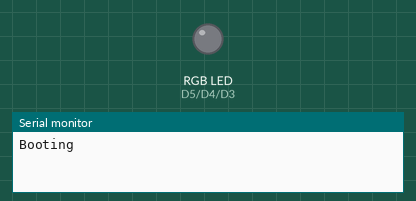
Simulated run of this sketch. Board: ESP8266 (NodeMCU). On the bench: an RGB LED mixed from three pins (HIGH = lit), the last lines printed to the serial monitor. WiFi joins after 1.5 s; servers stay silent unless stated.

Above: at 0.1 s.
At 1.6 s:
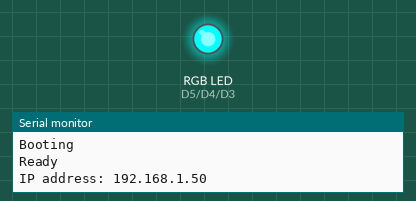
Timing chart, 0 to 3.1 s (numbered marks = the images above):
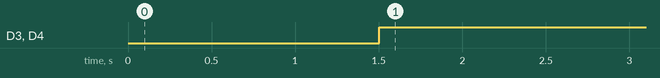

Measured:
- by itself, D3 (BLUE_PIN), D4 (GREEN_PIN): LOW → HIGH at 1.5 s

The sketch:

LedOTA1.ino
```cpp
#include <ESP8266WiFi.h>
#include <ESP8266mDNS.h>
#include <WiFiUdp.h>
#include <ArduinoOTA.h>

#ifndef STASSID
#define STASSID "R&D-LABS"
#define STAPSK  "12345678"
#endif

const char* ssid = STASSID;
const char* password = STAPSK;
const int RED_PIN = D5;             //Connecting red pin of the RGB led on digital pin
const int GREEN_PIN = D4;           //Connecting green pin of the RGB led on digital pin
const int BLUE_PIN = D3;            //Connecting blue pin of the RGB led on digital pin

void setup() {
  pinMode(RED_PIN, OUTPUT);        //Declaring it as the output pin
  pinMode(GREEN_PIN, OUTPUT);        //Declaring it as the output pin
  pinMode(BLUE_PIN, OUTPUT);         //Declaring it as the output pin

  Serial.begin(115200);               //From here to line 80 - helps in ota connection
  Serial.println("Booting");
  WiFi.mode(WIFI_STA);
  WiFi.begin(ssid, password);
  while (WiFi.waitForConnectResult() != WL_CONNECTED) {
    Serial.println("Connection Failed! Rebooting...");
    delay(5000);
    ESP.restart();
  }

  // Port defaults to 8266
  // ArduinoOTA.setPort(8266);

  // Hostname defaults to esp8266-[ChipID]
  // ArduinoOTA.setHostname("myesp8266");

  // No authentication by default
  // ArduinoOTA.setPassword("admin");

  // Password can be set with it's md5 value as well
  // MD5(admin) = 21232f297a57a5a743894a0e4a801fc3
  // ArduinoOTA.setPasswordHash("21232f297a57a5a743894a0e4a801fc3");

  ArduinoOTA.onStart([]() {
    String type;
    if (ArduinoOTA.getCommand() == U_FLASH) {
      type = "sketch";
    } else { // U_SPIFFS
      type = "filesystem";
    }

    // NOTE: if updating SPIFFS this would be the place to unmount SPIFFS using SPIFFS.end()
    Serial.println("Start updating " + type);
  });
  ArduinoOTA.onEnd([]() {
    Serial.println("\nEnd");
  });
  ArduinoOTA.onProgress([](unsigned int progress, unsigned int total) {
    Serial.printf("Progress: %u%%\r", (progress / (total / 100)));
  });
  ArduinoOTA.onError([](ota_error_t error) {
    Serial.printf("Error[%u]: ", error);
    if (error == OTA_AUTH_ERROR) {
      Serial.println("Auth Failed");
    } else if (error == OTA_BEGIN_ERROR) {
      Serial.println("Begin Failed");
    } else if (error == OTA_CONNECT_ERROR) {
      Serial.println("Connect Failed");
    } else if (error == OTA_RECEIVE_ERROR) {
      Serial.println("Receive Failed");
    } else if (error == OTA_END_ERROR) {
      Serial.println("End Failed");
    }
  });
  ArduinoOTA.begin();
  Serial.println("Ready");
  Serial.print("IP address: ");
  Serial.println(WiFi.localIP());
}

void loop() {
    ArduinoOTA.handle();
  // Red (turn just the red LED on):
  digitalWrite(RED_PIN, 0);     //0 depicts that the red part of the RGB led is turned off only green and blue part of the RGB of the led is lighten up - which gives combination of both green and blue because it is declared as 1
  digitalWrite(GREEN_PIN, 1);
  digitalWrite(BLUE_PIN, 1);

  delay(1000);
}
```
